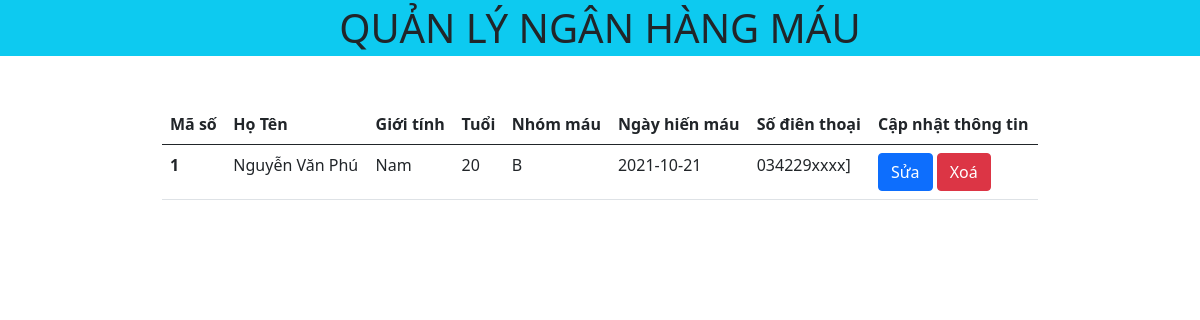
Screenshot of /detail.php?id=1 with the database file from the repository.
### tables this page shows
CREATE TABLE `blood_donor` (
  `bd_id` int(11) NOT NULL,
  `bd_name` varchar(50) NOT NULL,
  `bd_sex` varchar(5) DEFAULT NULL,
  `bd_age` int(11) NOT NULL,
  `bd_bgroup` varchar(5) NOT NULL,
  `bd_reg_date` date NOT NULL DEFAULT current_timestamp(),
  `bd_phno` varchar(20) NOT NULL
);

### detail.php (the view, shortened to what this page needs)
<?php
include './header.php';
$id = $_GET['id'];
?>
<table class="table table-responsive">
    <thead>
        <tr>
            <th scope="col">Mã số</th>
            <th scope="col">Họ Tên</th>
            <th scope="col">Giới tính</th>
            <th scope="col">Tuổi</th>
            <th scope="col">Nhóm máu</th>
            <th scope="col">Ngày hiến máu</th>
            <th scope="col">Số điên thoại</th>
            <th scope="col">Cập nhật thông tin</th>
        </tr>
    </thead>
    <tbody>
        <?php
        include './config.php';
        $sql = "SELECT * FROM `blood_donor` WHERE bd_id = '$id' ";
        $result = mysqli_query($conn, $sql);
        if (mysqli_num_rows($result) > 0) {
            while ($row = mysqli_fetch_assoc($result)) {
                echo "<tr>";
                echo '<th scope="row">' . $row['bd_id'] . '</th>';
                echo '<td>' . $row['bd_name'] . '</td>';
                echo '<td>' . $row['bd_sex'] . '</td>';
                echo '<td>' . $row['bd_age'] . '</td>';
                echo '<td>' . $row['bd_bgroup'] . '</td>';
                echo '<td>' . $row['bd_reg_date'] . '</td>';
                echo '<td>' . $row['bd_phno'] . '</td>';
                echo '<td>
                        <a href="process/edit.php?id=' . $id . '" class="btn btn-primary">Sửa</a>
                        <a href="process/delete.php?id=' . $id . '" class="btn btn-danger">Xoá</a>
                      </td>';
                echo '</tr>';
            }
        }
        ?>
    </tbody>
</table>
<?php include './footer.php' ?>

### rows the page displays
blood_donor: bd_id "1", bd_name "Nguyễn Văn Phú", bd_sex "Nam", bd_age "20", bd_bgroup "B", bd_reg_date "2021-10-21", bd_phno "034229xxxx]"
